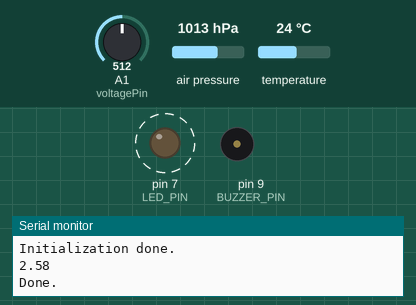
The sketch below on a simulated Arduino Uno, built for the host (arithmetic inside an expression is 32-bit, double 64-bit). Shown: output pins drawn as LEDs (lit = HIGH), buzzer (waves = sounding), the last lines printed to the serial monitor. Dashed ring = blinking. Inputs (shaded band) come from the test bench; at power-on: A1 (voltagePin) = 512, air pressure 1013 hPa, temperature 24 °C. Storage starts empty.

Above: at 0.08 s.
At 2.96 s:
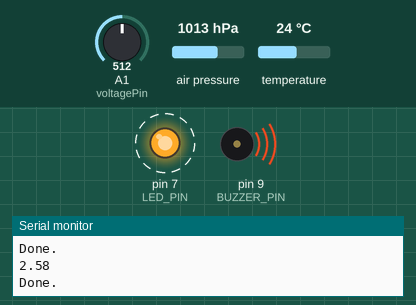
Timing chart, 0 to 3.3 s (numbered marks = the images above):
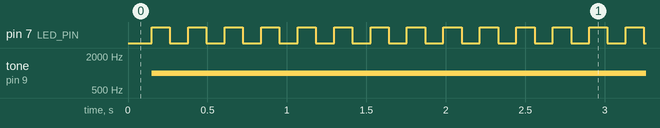

Measured:
- by itself, pin 7 (LED_PIN): alternates HIGH for 0.11 s and LOW for 0.11 s
- by itself, tone on pin 9 (BUZZER_PIN): silent → 1000 Hz at 0.15 s

The sketch:

hab_code.ino
```cpp
#include <SD.h>
#include <Wire.h>
#include <SPI.h>
#include <Adafruit_BMP280.h>
#include "config.h"
#include "buzzer.h"
#include "power_save.h"
#include <avr/sleep.h>
#include <avr/wdt.h>

File myFile;
Adafruit_BMP280 bme; //I2C
static volatile unsigned int buzz_on;

/*
Watchdog interrupt
*/
ISR (WDT_vect)
{
   wdt_disable();  // disable watchdog
}

void setup() {
  pinMode(LED_PIN, OUTPUT);
  digitalWrite(LED_PIN, LOW);

  pinMode(BUZZER_PIN, OUTPUT);

  //Debugging only
  Serial.begin(BAUD_RATE);

  if (!bme.begin()) {
    Serial.println("Could not find a valid BMP280 sensor, check wiring!");
    digitalWrite(LED_PIN, HIGH);
    while (1);
  }

  if (!SD.begin(CS_SD)) {
    Serial.println("SD Initialization failed!");
    digitalWrite(LED_PIN, HIGH);
    while (1);
  }

  buzz_on = 0;
  Serial.println("Initialization done.");
}

void loop() {
  myFile = SD.open("log.txt", FILE_WRITE);

  float voltage = analogRead(voltagePin); // Vouts our readings
  float vout = (voltage/1023.0) * 5.15 * (R2+R1)/R2;


  if (myFile) {
    myFile.print(bme.readTemperature());
    myFile.print(", ");
    myFile.print(bme.readPressure());
    myFile.print(", ");
    myFile.print(bme.readAltitude(SEA_LEVEL_PRESSURE));
    myFile.println(vout);
    Serial.println(vout);
    myFile.close();
    Serial.println("Done.");
  } else {
    Serial.println("Error opening log.txt");
  }

  if(bme.readAltitude(SEA_LEVEL_PRESSURE < BUZZER_CUTOFF)){
    if(buzz_on){
      digitalWrite(LED_PIN, HIGH);
      tone(BUZZER_PIN, BUZZER_FREQ);
    } else {
      digitalWrite(LED_PIN, LOW);
    }
    buzz_on = ~buzz_on;
  }

  power_down();

}
```

buzzer.c
```cpp
#include "config.h"
#include "buzzer.h"
#include <Arduino.h>
#include <avr/interrupt.h>
#include <avr/io.h>

static volatile int buzz;

void buzzer_setup() {
  pinMode(BUZZER_PIN, OUTPUT);
  digitalWrite(BUZZER_PIN,LOW);

  //Interrupts
  //TODO
  // TCCR1A = _BV(WGM11);
  // TIMSK1 |= _BV(TOIE1);

}

void set_buzzer(unsigned s) {
  if (s == 0)
    buzz = 0;
  else
    buzz = 1;
}

ISR(TIMER1_0VF_vect){
  //TODO

}
```

buzzer.h
```cpp
#ifndef __BUZZER_H__
#define __BUZZER_H__

void buzzer_setup();
void set_buzzer();

#endif
```

power_save.cpp
```cpp
#include <Arduino.h>
#include "power_save.h"
#include <avr/sleep.h>
#include <avr/wdt.h>

void power_down() {
  // disable ADC
  byte old_ADCSRA = ADCSRA;
  ADCSRA = 0;

  // clear MCU register
  MCUSR = 0;

  // set watchdog timer control register
  WDTCSR = bit (WDCE) | bit (WDE); // enable change and system reset
  WDTCSR = bit (WDIE) | SLEEP_S_2; // enable interrupt and set time
  wdt_reset();

  set_sleep_mode (SLEEP_MODE_PWR_DOWN);
  noInterrupts ();
  sleep_enable();

  // disable brown-out detector
  MCUCR = bit (BODS) | bit (BODSE);
  MCUCR = bit (BODS);

  // enable interrupts and sleep
  interrupts ();
  sleep_cpu ();

  // interrupt wakes up arduino here
  sleep_disable();
  // re-enable ADC conversion
  ADCSRA = old_ADCSRA;
}
```

power_save.h
```cpp
#ifndef __POWER_SAVE_H__
#define __POWER_SAVE_H__

void power_down(void);

/*
Register values for
Setups up
*/
enum sleep_time {
    SLEEP_MS_16 = 0x0,
    SLEEP_MS_32 = 0x1,
    SLEEP_MS_64 = 0x2,
    SLEEP_MS_125 = 0x3,
    SLEEP_MS_250 = 0x4,
    SLEEP_MS_500 = 0x5,
    SLEEP_S_1 = 0x6,
    SLEEP_S_2 = 0x7,
    SLEEP_S_4 = 0x20,
    SLEEP_S_8 = 0x21,
};

#endif
```

config.h
```cpp
#ifndef __CONFIG_H__
#define __CONFIG_H__

// Error LED
#define LED_PIN 7

// Buzzer rings below the defined altitude, BUZZ_CUTOFF (meters)
// Passive buzzer is used, and BUZZER_FREQ tone is sent on BUZZER_PIN
#define BUZZER_PIN 9
#define BUZZER_CUTOFF 1000.0
#define BUZZER_FREQ 1000

// BAUD RATE for serial
#define BAUD_RATE 9600

// Pressure at sea level according to weather forcast
// Used for altitude approximation
#define SEA_LEVEL_PRESSURE 1027.0

// Data pin for SD Card
// CLK 13
// SDO 12
// DI 11
#define CS_SD 10

// BMP PINS
// SDI to SDA
// SCK TO SCL

// Voltage divider resister values (R1 and R2) and analogue
// input pin to be read from
#define R1 1000
#define R2 1000000
#define voltagePin A1

#endif
```
